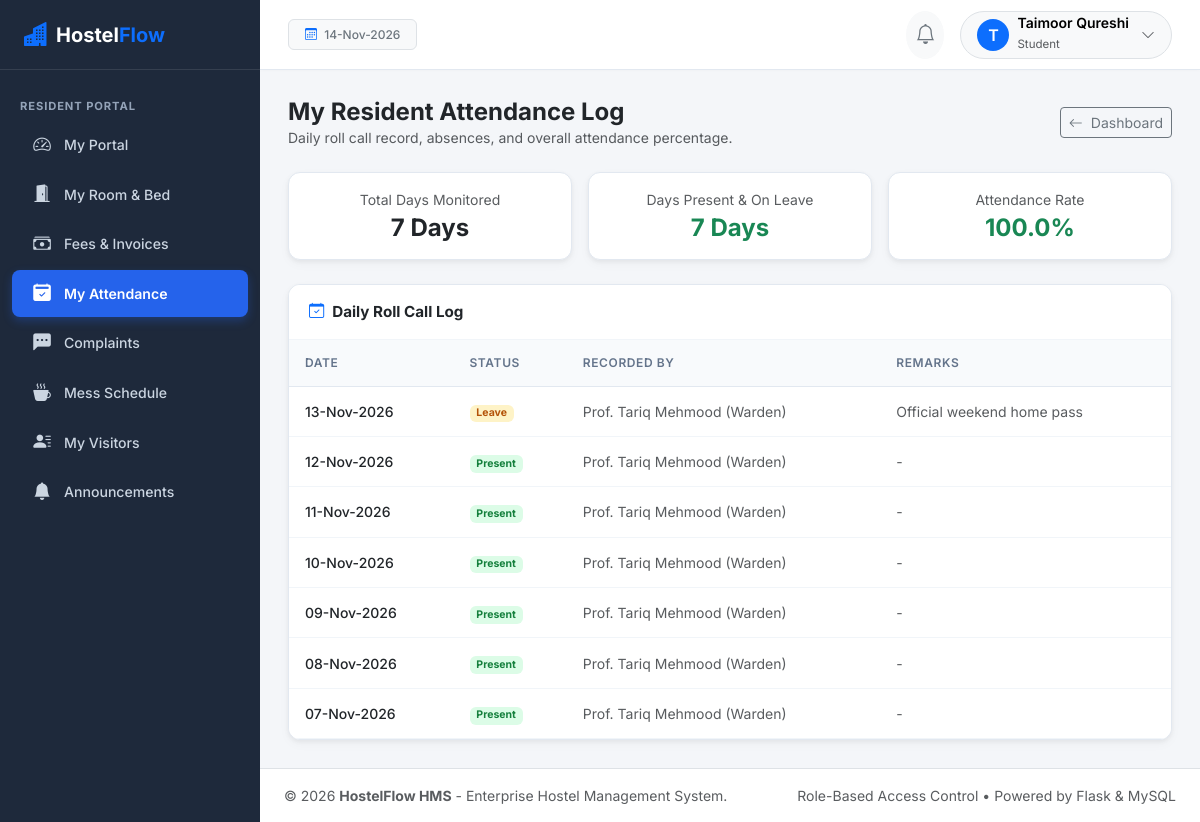
/portal/my-attendance (signed in), run on the app's committed database.
### app/models/user.py (models this page shows, shortened)
class User(UserMixin, TimestampMixin, db.Model):
    __tablename__ = 'users'
    id = db.Column(db.Integer, primary_key=True)
    username = db.Column(db.String(80), unique=True, nullable=False, index=True)
    email = db.Column(db.String(120), unique=True, nullable=False, index=True)
    password_hash = db.Column(db.String(255), nullable=False)
    full_name = db.Column(db.String(120), nullable=False)
    avatar = db.Column(db.String(255), default='default_avatar.png')
    is_active = db.Column(db.Boolean, default=True, nullable=False)
    last_login = db.Column(db.DateTime)
    role_id = db.Column(db.Integer, db.ForeignKey('roles.id'), nullable=False)
    role = db.relationship('Role', back_populates='users')
    student_profile = db.relationship('Student', back_populates='user', uselist=False)
    employee_profile = db.relationship('Employee', back_populates='user', uselist=False)
    notifications = db.relationship('Notification', back_populates='user', lazy='dynamic', cascade='all, delete-orphan')
    audit_logs = db.relationship('AuditLog', back_populates='user', lazy='dynamic')
    def has_role(self, role_name):
        return self.role is not None and self.role.name.lower() == role_name.lower()
    @property
    def is_student(self):
        return self.has_role('Student')

class Role(db.Model):
    __tablename__ = 'roles'
    id = db.Column(db.Integer, primary_key=True)
    name = db.Column(db.String(50), unique=True, nullable=False)
    description = db.Column(db.String(255))
    users = db.relationship('User', back_populates='role', lazy='dynamic')

### app/models/attendance.py (models this page shows, shortened)
class StudentAttendance(TimestampMixin, db.Model):
    __tablename__ = 'student_attendance'
    id = db.Column(db.Integer, primary_key=True)
    student_id = db.Column(db.Integer, db.ForeignKey('students.id'), nullable=False)
    date = db.Column(db.Date, nullable=False, default=date.today, index=True)
    status = db.Column(db.String(20), nullable=False, default='Present')  # Present, Absent, Leave
    remarks = db.Column(db.String(255))
    marked_by = db.Column(db.String(100), default='Warden')
    student = db.relationship('Student', back_populates='attendance_records')
    __table_args__ = (
        db.UniqueConstraint('student_id', 'date', name='uix_student_attendance_date'),
    )

### app/routes/student_portal.py (the view)
@student_portal_bp.route('/my-attendance')
@login_required
def my_attendance():
    student = get_current_student()
    if not student:
        return redirect(url_for('dashboard.index'))
    records = student.attendance_records.order_by(StudentAttendance.date.desc()).all()
    total_days = len(records)
    present_days = sum(1 for r in records if r.status in ['Present', 'Leave'])
    att_rate = round((present_days / total_days * 100), 1) if total_days > 0 else 100.0
    return render_template('student_portal/my_attendance.html', student=student, records=records, att_rate=att_rate, total_days=total_days, present_days=present_days)

### app/templates/student_portal/my_attendance.html (shortened to what this page needs)
{% extends "base.html" %}
{% block content %}
<div class="d-flex justify-content-between align-items-center mb-4">
  <div>
    <h4 class="fw-bold mb-0 text-dark">My Resident Attendance Log</h4>
    <p class="text-muted small mb-0">Daily roll call record, absences, and overall attendance percentage.</p>
  </div>
  <a href="{{ url_for('student_portal.dashboard') }}" class="btn btn-outline-secondary btn-sm">
    <i class="bi bi-arrow-left me-1"></i> Dashboard
  </a>
</div>
<div class="row g-3 mb-4">
  <div class="col-md-4">
    <div class="card card-saas p-3 text-center">
      <span class="text-muted small">Total Days Monitored</span>
      <h4 class="fw-bold mb-0 text-dark mt-1">{{ total_days }} Days</h4>
    </div>
  </div>
  <div class="col-md-4">
    <div class="card card-saas p-3 text-center">
      <span class="text-muted small">Days Present & On Leave</span>
      <h4 class="fw-bold mb-0 text-success mt-1">{{ present_days }} Days</h4>
    </div>
  </div>
  <div class="col-md-4">
    <div class="card card-saas p-3 text-center">
      <span class="text-muted small">Attendance Rate</span>
      <h4 class="fw-bold mb-0 {% if att_rate >= 75 %}text-success{% else %}text-danger{% endif %} mt-1">{{ att_rate }}%</h4>
    </div>
  </div>
</div>
<div class="card card-saas">
  <div class="card-header"><span class="fw-bold"><i class="bi bi-calendar-check text-primary me-2"></i>Daily Roll Call Log</span></div>
  <div class="table-responsive">
    <table class="table table-custom table-hover align-middle mb-0">
      <thead>
        <tr>
          <th>Date</th>
          <th>Status</th>
          <th>Recorded By</th>
          <th>Remarks</th>
        </tr>
      </thead>
      <tbody>
        {% for r in records %}
          <tr>
            <td class="fw-medium text-dark">{{ r.date|date_format }}</td>
            <td>
              <span class="badge {% if r.status == 'Present' %}badge-soft-success{% elif r.status == 'Absent' %}badge-soft-danger{% else %}badge-soft-warning{% endif %}">
                {{ r.status }}
              </span>
            </td>
            <td class="small text-muted">{{ r.marked_by }}</td>
            <td class="small text-muted">{{ r.remarks or '-' }}</td>
          </tr>
        {% else %}
          <tr><td colspan="4" class="text-center py-4 text-muted">No attendance records logged yet.</td></tr>
        {% endfor %}
      </tbody>
    </table>
  </div>
</div>
{% endblock %}

### app/templates/base.html (shortened to what this page needs)
<!DOCTYPE html>
<html lang="en">
<head>
  <link href="https://cdn.jsdelivr.net/npm/bootstrap@5.3.3/dist/css/bootstrap.min.css" rel="stylesheet">
  <link rel="stylesheet" href="https://cdn.jsdelivr.net/npm/bootstrap-icons@1.11.3/font/bootstrap-icons.min.css">
  <link rel="stylesheet" href="{{ url_for('static', filename='css/style.css') }}">
</head>
<body>
<div class="d-flex" id="wrapper">
  <div id="sidebar-wrapper">
    <div class="sidebar-brand">
      <i class="bi bi-buildings-fill text-primary me-2 fs-4"></i>
      <span>Hostel<span class="text-primary">Flow</span></span>
    </div>
    <div class="py-3">
      {% if current_user.is_authenticated and not current_user.is_student and not current_user.is_staff %}
        <div class="sidebar-heading">Core</div>
        <a href="{{ url_for('dashboard.index') }}" class="nav-link-custom {% if request.endpoint and request.endpoint == 'dashboard.index' %}active{% endif %}">
          <i class="bi bi-grid-1x2-fill"></i> Dashboard
        </a>
        <div class="sidebar-heading">Hostel & Housing</div>
        <a href="{{ url_for('hostels.list_hostels') }}" class="nav-link-custom {% if request.endpoint and 'hostels' in request.endpoint %}active{% endif %}">
          <i class="bi bi-building"></i> Hostels
        </a>
        <a href="{{ url_for('rooms.list_rooms') }}" class="nav-link-custom {% if request.endpoint and 'rooms' in request.endpoint %}active{% endif %}">
          <i class="bi bi-door-open-fill"></i> Rooms & Beds
        </a>
        <a href="{{ url_for('allocations.list_allocations') }}" class="nav-link-custom {% if request.endpoint and 'allocations' in request.endpoint %}active{% endif %}">
          <i class="bi bi-key-fill"></i> Allocations
        </a>
        <div class="sidebar-heading">Residents</div>
        <a href="{{ url_for('students.list_students') }}" class="nav-link-custom {% if request.endpoint and 'students' in request.endpoint %}active{% endif %}">
          <i class="bi bi-people-fill"></i> Students
        </a>
        <a href="{{ url_for('attendance.index') }}" class="nav-link-custom {% if request.endpoint and 'attendance' in request.endpoint %}active{% endif %}">
          <i class="bi bi-calendar-check-fill"></i> Attendance
        </a>
        <a href="{{ url_for('complaints.list_complaints') }}" class="nav-link-custom {% if request.endpoint and 'complaints' in request.endpoint %}active{% endif %}">
          <i class="bi bi-exclamation-triangle-fill"></i> Complaints
          {% if pending_complaints_count > 0 %}
            <span class="badge bg-danger rounded-pill ms-auto">{{ pending_complaints_count }}</span>
          {% endif %}
        </a>
        <a href="{{ url_for('visitors.list_visitors') }}" class="nav-link-custom {% if request.endpoint and 'visitors' in request.endpoint %}active{% endif %}">
          <i class="bi bi-person-badge-fill"></i> Visitors
        </a>
        <div class="sidebar-heading">Finance & Services</div>
        <a href="{{ url_for('fees.list_invoices') }}" class="nav-link-custom {% if request.endpoint and 'fees' in request.endpoint %}active{% endif %}">
          <i class="bi bi-receipt"></i> Fee Invoices
        </a>
        <a href="{{ url_for('mess.weekly_menu') }}" class="nav-link-custom {% if request.endpoint and 'mess' in request.endpoint %}active{% endif %}">
          <i class="bi bi-egg-fried"></i> Mess Menu
        </a>
        <a href="{{ url_for('staff.list_employees') }}" class="nav-link-custom {% if request.endpoint and 'staff' in request.endpoint %}active{% endif %}">
          <i class="bi bi-person-workspace"></i> Staff & Duties
        </a>
        <div class="sidebar-heading">Intelligence & System</div>
        <a href="{{ url_for('announcements.list_announcements') }}" class="nav-link-custom {% if request.endpoint and 'announcements' in request.endpoint %}active{% endif %}">
          <i class="bi bi-megaphone-fill"></i> Notices
        </a>
        <a href="{{ url_for('reports.index') }}" class="nav-link-custom {% if request.endpoint and 'reports' in request.endpoint %}active{% endif %}">
          <i class="bi bi-file-earmark-bar-graph-fill"></i> Reports Hub
        </a>
        {% if current_user.is_super_admin %}
          <a href="{{ url_for('settings.general_settings') }}" class="nav-link-custom {% if request.endpoint and 'settings' in request.endpoint %}active{% endif %}">
            <i class="bi bi-gear-fill"></i> System Settings
          </a>
        {% endif %}
      {% elif current_user.is_student %}
        <div class="sidebar-heading">Resident Portal</div>
        <a href="{{ url_for('student_portal.dashboard') }}" class="nav-link-custom {% if request.endpoint == 'student_portal.dashboard' %}active{% endif %}">
          <i class="bi bi-speedometer2"></i> My Portal
        </a>
        <a href="{{ url_for('student_portal.my_room') }}" class="nav-link-custom {% if request.endpoint == 'student_portal.my_room' %}active{% endif %}">
          <i class="bi bi-door-open-fill"></i> My Room & Bed
        </a>
        <a href="{{ url_for('student_portal.my_fees') }}" class="nav-link-custom {% if request.endpoint == 'student_portal.my_fees' %}active{% endif %}">
          <i class="bi bi-cash-stack"></i> Fees & Invoices
        </a>
        <a href="{{ url_for('student_portal.my_attendance') }}" class="nav-link-custom {% if request.endpoint == 'student_portal.my_attendance' %}active{% endif %}">
          <i class="bi bi-calendar2-check-fill"></i> My Attendance
        </a>
        <a href="{{ url_for('student_portal.my_complaints') }}" class="nav-link-custom {% if request.endpoint == 'student_portal.my_complaints' %}active{% endif %}">
          <i class="bi bi-chat-left-dots-fill"></i> Complaints
        </a>
        <a href="{{ url_for('student_portal.mess_menu') }}" class="nav-link-custom {% if request.endpoint == 'student_portal.mess_menu' %}active{% endif %}">
          <i class="bi bi-cup-hot-fill"></i> Mess Schedule
        </a>
        <a href="{{ url_for('student_portal.my_visitors') }}" class="nav-link-custom {% if request.endpoint == 'student_portal.my_visitors' %}active{% endif %}">
          <i class="bi bi-person-lines-fill"></i> My Visitors
        </a>
        <a href="{{ url_for('announcements.list_announcements') }}" class="nav-link-custom {% if request.endpoint == 'announcements.list_announcements' %}active{% endif %}">
          <i class="bi bi-bell-fill"></i> Announcements
        </a>
      {% endif %}
    </div>
  </div>
  <div id="page-content-wrapper">
    <nav class="navbar top-navbar d-flex align-items-center justify-content-between">
      <div class="d-flex align-items-center gap-3">
        <span class="badge bg-light text-secondary border px-3 py-2 fw-medium">
          <i class="bi bi-calendar3 me-1 text-primary"></i>
          {{ today_date|date_format }}
        </span>
      </div>
      <div class="d-flex align-items-center gap-3">
        <div class="dropdown">
          <button class="btn btn-light position-relative rounded-circle p-2" type="button" data-bs-toggle="dropdown" aria-expanded="false">
            <i class="bi bi-bell fs-5 text-secondary"></i>
          </button>
        </div>
        <div class="dropdown">
          <button class="btn btn-light rounded-pill border d-flex align-items-center gap-2 py-1 px-3" type="button" data-bs-toggle="dropdown" aria-expanded="false">
            <div class="rounded-circle bg-primary text-white d-flex align-items-center justify-content-center" style="width: 32px; height: 32px; font-weight: 600;">
              {{ current_user.full_name[:1] if current_user.is_authenticated else 'U' }}
            </div>
            <div class="text-start d-none d-sm-block">
              <div class="fw-semibold small lh-1">{{ current_user.full_name if current_user.is_authenticated else 'User' }}</div>
              <small class="text-muted" style="font-size: 0.72rem;">{{ current_user.role.name if current_user.is_authenticated and current_user.role else 'Guest' }}</small>
            </div>
            <i class="bi bi-chevron-down text-muted small ms-1"></i>
          </button>
        </div>
      </div>
    </nav>
    <main class="main-body">
      {% block content %}{% endblock %}
    </main>
    <footer class="bg-white border-top py-3 px-4 text-center text-muted small no-print">
      <div class="d-flex flex-column flex-sm-row justify-content-between align-items-center">
        <span>&copy; {{ 2026 }} <strong>HostelFlow HMS</strong> - Enterprise Hostel Management System.</span>
        <span class="mt-1 mt-sm-0">Role-Based Access Control &bull; Powered by Flask & MySQL</span>
      </div>
    </footer>
  </div>
</div>
</body>
</html>

### data on the page
User: is_active+full_name "T", is_active+full_name "Taimoor Qureshi", role "Student"
StudentAttendance: date "13-Nov-2026", status "Leave", marked_by "Prof. Tariq Mehmood (Warden)", remarks "Official weekend home pass"
StudentAttendance: date "12-Nov-2026", status "Present", marked_by "Prof. Tariq Mehmood (Warden)", remarks "-"
StudentAttendance: date "11-Nov-2026", status "Present", marked_by "Prof. Tariq Mehmood (Warden)", remarks "-"
StudentAttendance: date "10-Nov-2026", status "Present", marked_by "Prof. Tariq Mehmood (Warden)", remarks "-"
StudentAttendance: date "09-Nov-2026", status "Present", marked_by "Prof. Tariq Mehmood (Warden)", remarks "-"
StudentAttendance: date "08-Nov-2026", status "Present", marked_by "Prof. Tariq Mehmood (Warden)", remarks "-"
StudentAttendance: date "07-Nov-2026", status "Present", marked_by "Prof. Tariq Mehmood (Warden)", remarks "-"

### other printed values
{{ total_days }} "7"
{{ present_days }} "7"
{{ att_rate }} "100.0"
{{ 2026 }} "2026"
